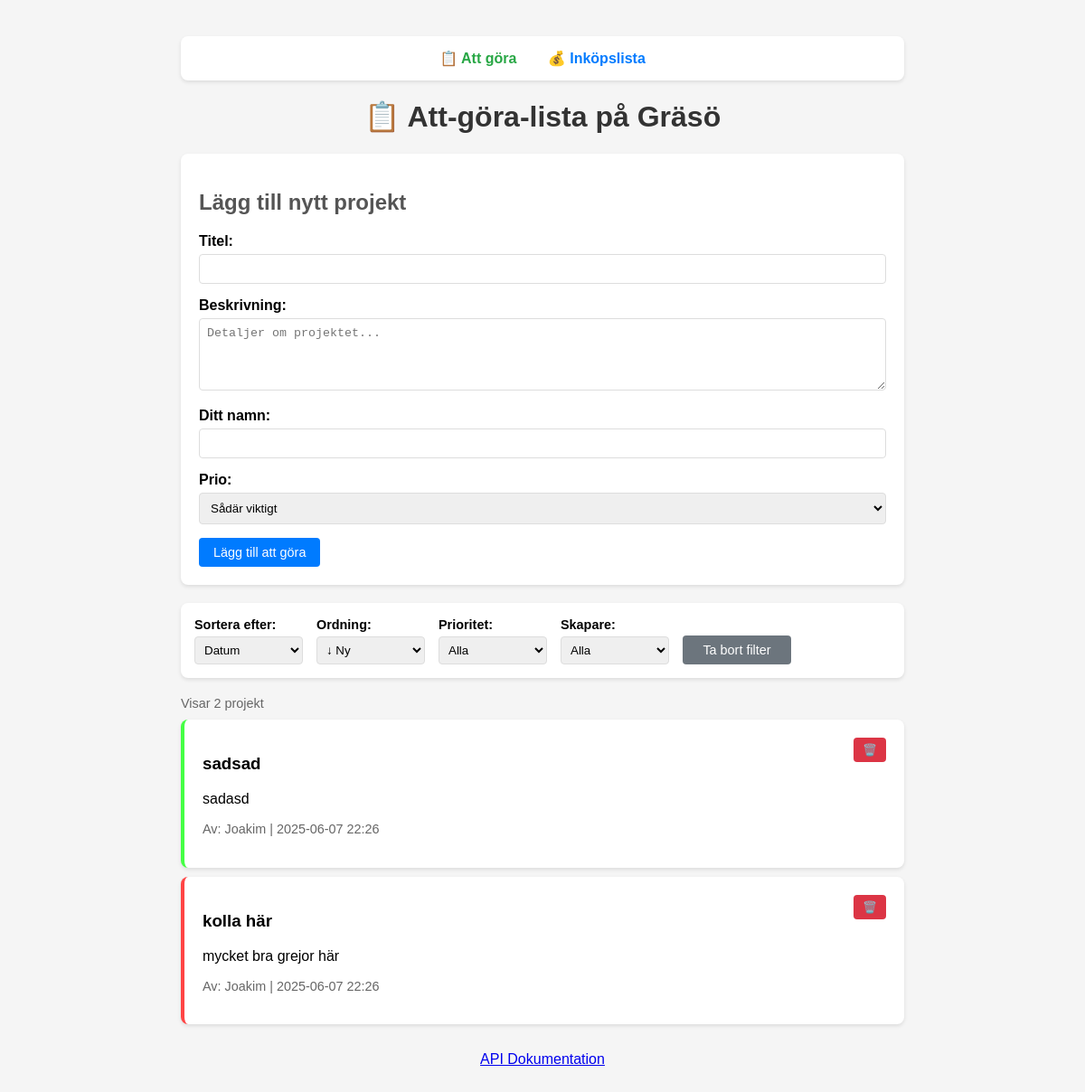
/, run on an earlier commit of the app's database.
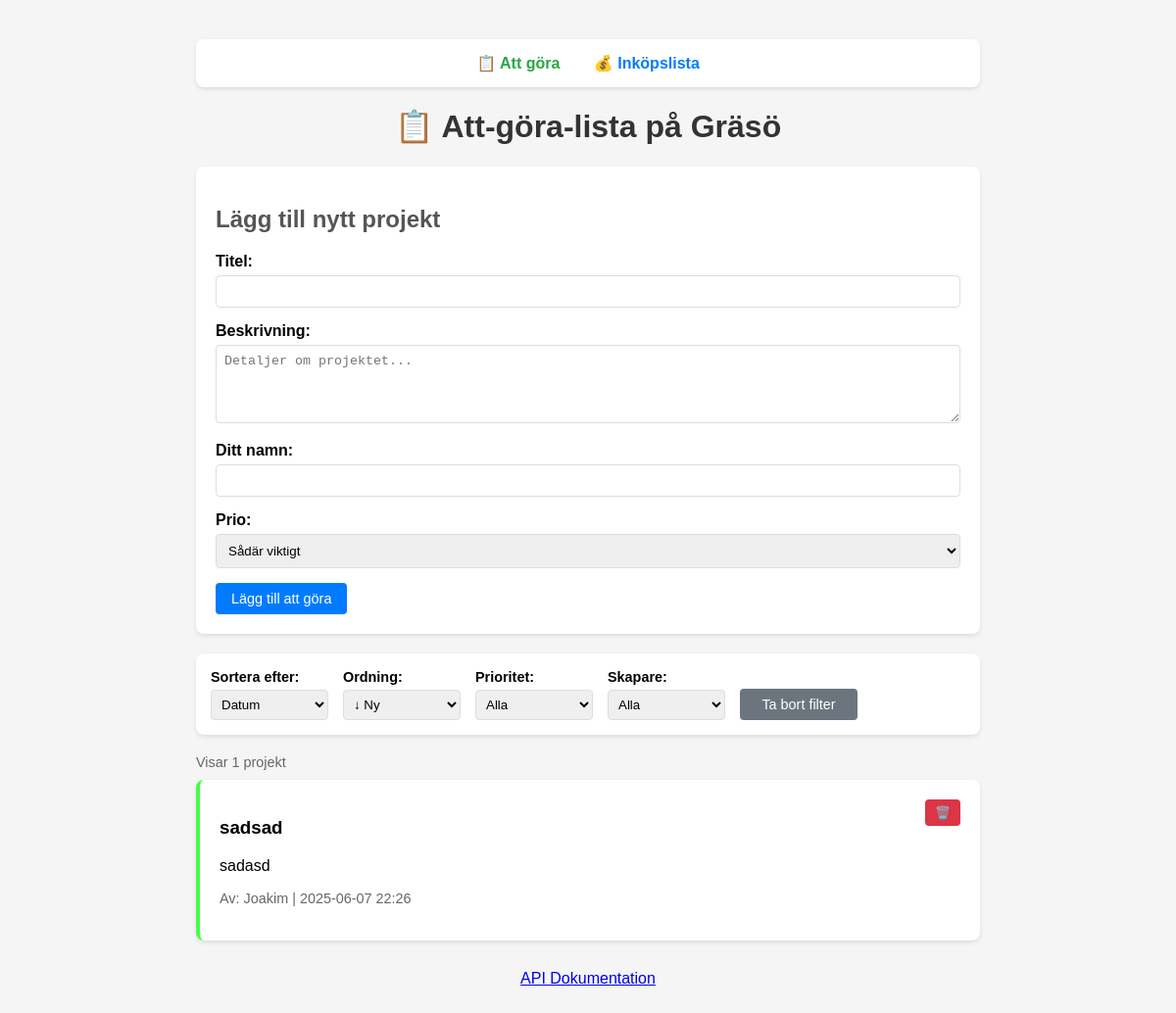
And on a later commit of the database.
### app/models.py (models this page shows)
class Todo(Base):
    __tablename__ = "todos"
    id = Column(Integer, primary_key=True, index=True)
    title = Column(String, index=True)
    description = Column(Text)
    author = Column(String)
    priority = Column(String, default="medium")
    created_at = Column(DateTime, default=swedish_now)
    images = relationship("TodoImage", back_populates="todo", cascade="all, delete-orphan")
    comments = relationship("Comment", back_populates="todo", cascade="all, delete-orphan")

### app/routers/todos.py (the view)
@router.get("/", response_class=HTMLResponse)
async def home(
    request: Request,
    sort_by: str = Query("date", regex="^(date|priority|author|title)$"),
    order: str = Query("desc", regex="^(asc|desc)$"),
    filter_priority: Optional[str] = Query(None),
    filter_author: Optional[str] = Query(None),
    db: Session = Depends(get_db)
):
    if filter_priority == "":
        filter_priority = None
    if filter_author == "":
        filter_author = None
    if filter_priority is not None and filter_priority not in ["high", "medium", "low"]:
        raise HTTPException(status_code=400, detail="Invalid priority filter")
    query = db.query(Todo)
    if filter_priority:
        query = query.filter(Todo.priority == filter_priority)
    if filter_author:
        query = query.filter(Todo.author.ilike(f"%{filter_author}%"))
    if sort_by == "date":
        if order == "desc":
            query = query.order_by(desc(Todo.created_at))
        else:
            query = query.order_by(asc(Todo.created_at))
    elif sort_by == "priority":
        if order == "desc":
            query = query.order_by(
                desc(Todo.priority == "high"),
                desc(Todo.priority == "medium"),
                desc(Todo.priority == "low")
            )
        else:
            query = query.order_by(
                asc(Todo.priority == "low"),
                asc(Todo.priority == "medium"),
                asc(Todo.priority == "high")
            )
    elif sort_by == "author":
        if order == "desc":
            query = query.order_by(desc(Todo.author))
        else:
            query = query.order_by(asc(Todo.author))
    elif sort_by == "title":
        if order == "desc":
            query = query.order_by(desc(Todo.title))
        else:
            query = query.order_by(asc(Todo.title))
    todos = query.all()
    authors = db.query(Todo.author).distinct().all()
    authors = [author[0] for author in authors if author[0]]
    return templates.TemplateResponse("index.html", {
        "request": request,
        "todos": todos,
        "authors": authors,
        "current_sort": sort_by,
        "current_order": order,
        "current_priority_filter": filter_priority,
        "current_author_filter": filter_author,
    })

### templates/index.html (shortened to what the changed rows need)
<!DOCTYPE html>
<html>
<head>
</head>
<body>
    <div class="container">
        <div class="nav">
            <a href="/" class="active">📋 Att göra</a>
            <a href="/shopping">💰 Inköpslista</a>
        </div>
        <h1>📋 Att-göra-lista på Gräsö</h1>
        <div class="form-card">
            <h2>Lägg till nytt projekt</h2>
            <form action="/api/todos" method="post">
            </form>
        </div>
        <div class="controls-card">
            <form method="get" id="filterForm">
            </form>
        </div>
        <div class="results-info">
            Visar {{ todos|length }} projekt
        </div>
        <div id="todos">
            {% for todo in todos %}
            <div class="todo-card priority-{{ todo.priority }}">
                <div class="todo-header">
                    <div class="todo-content" onclick="location.href='/todo/{{ todo.id }}'">
                        <h3>{{ todo.title }}</h3>
                        <p>{{ todo.description[:100] }}{% if todo.description|length > 100 %}...{% endif %}</p>
                        <p class="author">
                            Av: {{ todo.author }} | {{ todo.created_at.strftime('%Y-%m-%d %H:%M') }}
                        </p>
                    </div>
                    <form action="/api/todos/{{ todo.id }}/delete" method="post">
                        <button type="submit" class="btn btn-danger delete-btn" onclick="return confirm('Är du säker på att du vill ta bort detta projekt?')">
                            🗑️
                        </button>
                    </form>
                </div>
            </div>
            {% else %}
            <p>Hittade inga projekt 😨. {% if current_priority_filter or current_author_filter %}Testa att ta bort filter{% endif %} Lägg till ett projekt! 👆</p>
            {% endfor %}
        </div>
        <p style="text-align: center; margin-top: 30px;">
            <a href="/docs">API Dokumentation</a>
        </p>
    </div>
</body>
</html>

What changed in the data, as far as the page shows it:
removed Todo: title "kolla här", description "mycket bra grejor här", author "Joakim", created_at "2025-06-07 22:26"
Also different on the page:
{{ todos|length }}: "2" → "1"
